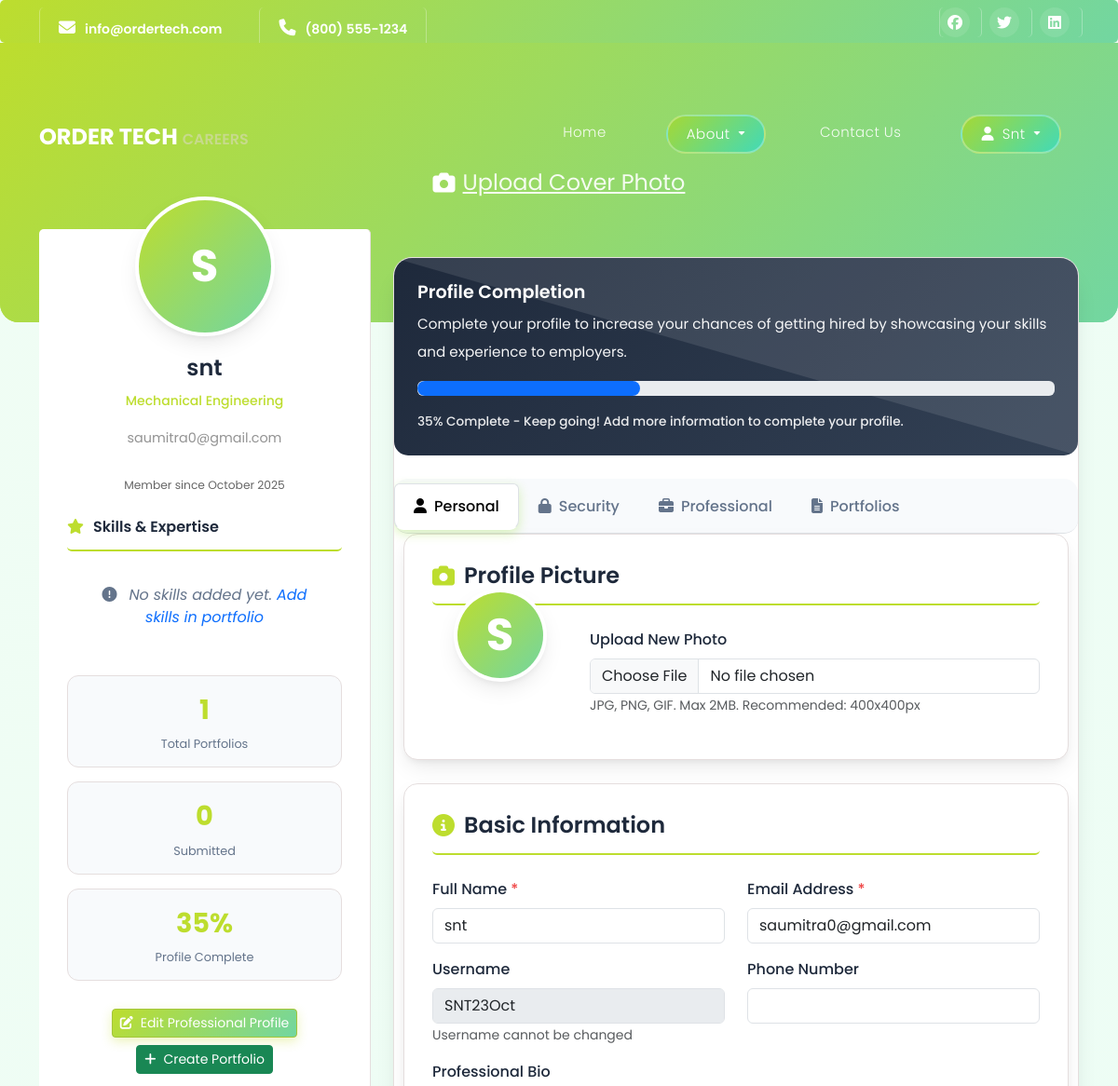
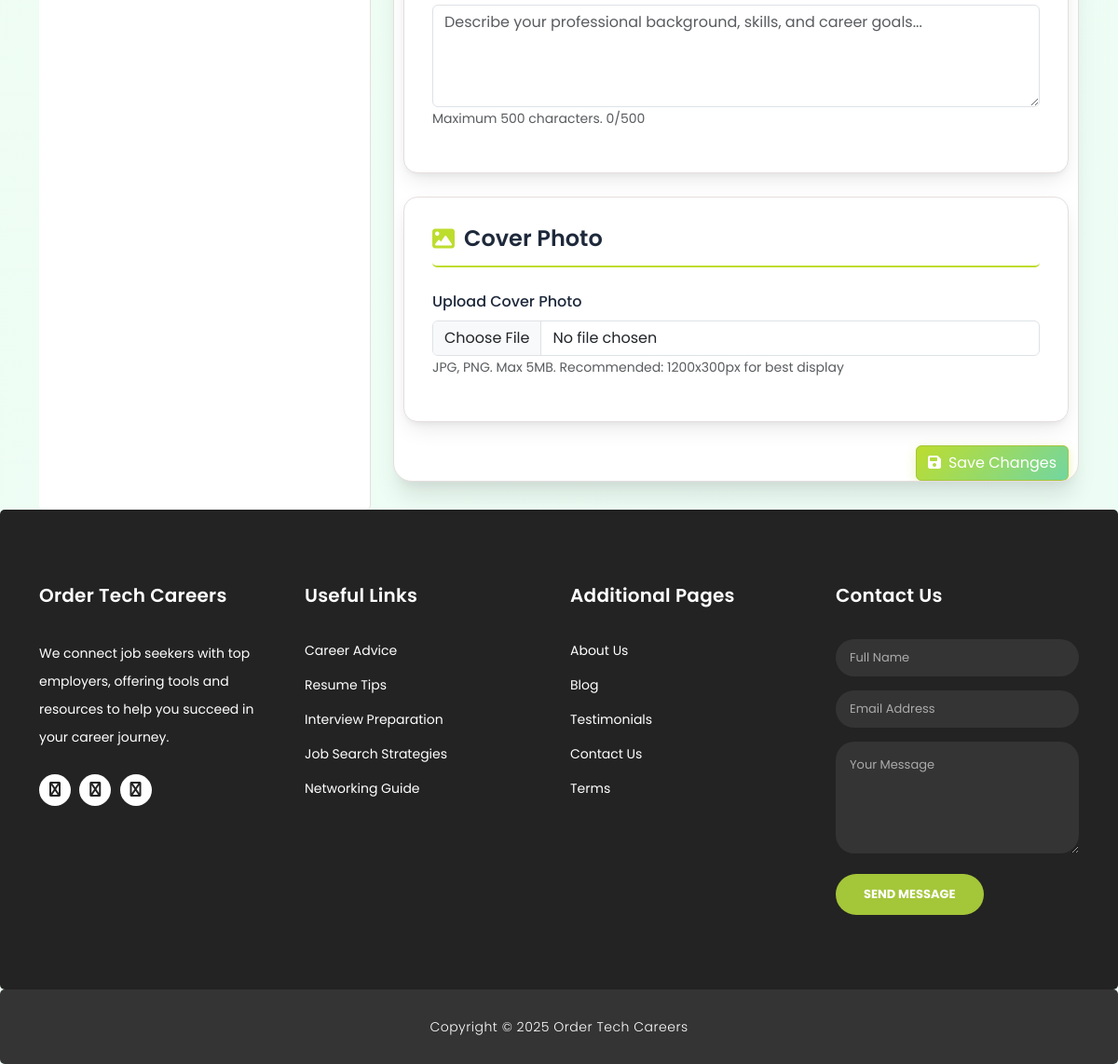
/profile.php (signed in), run on the app's committed database (2 pictures, top to bottom).
### tables this page shows
CREATE TABLE `job_seekers` (
  `id` int(11) NOT NULL,
  `user_id` int(11) NOT NULL,
  `fullname` varchar(100) NOT NULL,
  `email` varchar(100) NOT NULL,
  `username` varchar(50) NOT NULL,
  `password` varchar(255) NOT NULL,
  `created_at` timestamp NOT NULL DEFAULT current_timestamp(),
  `profile_picture` varchar(255) DEFAULT NULL,
  `phone` varchar(20) DEFAULT NULL,
  `bio` text DEFAULT NULL,
  `core_industry` varchar(10) DEFAULT NULL,
  `category` varchar(50) DEFAULT NULL,
  `subcategory` varchar(50) DEFAULT NULL,
  `selected_skills` text DEFAULT NULL,
  `project_management_exp` enum('yes','no') DEFAULT NULL,
  `project_management_skills` text DEFAULT NULL,
  `cross_industry_exp` enum('yes','no') DEFAULT NULL,
  `us_experience` text DEFAULT NULL,
  `india_experience` text DEFAULT NULL,
  `certificates` text DEFAULT NULL,
  `cover_photo` varchar(255) DEFAULT NULL
);

CREATE TABLE `portfolios` (
  `id` int(11) NOT NULL,
  `profile_type` enum('1','2','3') NOT NULL COMMENT '1=US to India, 2=US exp in India, 3=US student to India',
  `full_name` varchar(255) NOT NULL,
  `current_location` varchar(100) NOT NULL,
  `visa_status` varchar(50) DEFAULT NULL,
  `return_purpose` varchar(255) NOT NULL,
  `linkedin_profile` varchar(500) DEFAULT NULL,
  `technical_strengths` text NOT NULL,
  `personal_strengths` text NOT NULL,
  `resume_path` varchar(500) DEFAULT NULL,
  `portfolio_path` varchar(500) DEFAULT NULL,
  `total_experience` decimal(4,1) NOT NULL,
  `current_designation` varchar(255) NOT NULL,
  `location_preference` text NOT NULL,
  `willing_relocate` enum('Yes','No') NOT NULL,
  `languages_spoken` text NOT NULL,
  `email` varchar(255) NOT NULL,
  `country_code` varchar(10) NOT NULL,
  `phone_number` varchar(20) NOT NULL,
  `functions_desired` varchar(255) NOT NULL,
  `current_salary` decimal(12,2) NOT NULL,
  `salary_currency` enum('USD','INR') NOT NULL,
  `availability` varchar(50) NOT NULL,
  `citizenship_status` varchar(100) NOT NULL,
  `additional_info` text DEFAULT NULL,
  `status` enum('pending','completed','under_review','approved','rejected') NOT NULL DEFAULT 'pending',
  `submitted_at` timestamp NOT NULL DEFAULT current_timestamp(),
  `updated_at` timestamp NOT NULL DEFAULT current_timestamp() ON UPDATE current_timestamp(),
  `user_id` int(11) NOT NULL
);

### profile.php (the view, shortened to what the rows shown need)
<?php
require_once 'connection.php';
$user_id = $_SESSION['user_id'] ?? $_SESSION['id'] ?? null;
$user_data = [];
$portfolio_data = [];
try {
    $sql = "SELECT * FROM job_seekers WHERE id = ?";
    $stmt = $pdo->prepare($sql);
    $stmt->execute([$user_id]);
    $user_data = $stmt->fetch(PDO::FETCH_ASSOC);
    if (!$user_data) {
        $error_message = "User profile not found!";
    } else {
        $portfolio_sql = "SELECT * FROM portfolios WHERE user_id = ? ORDER BY submitted_at DESC, updated_at DESC LIMIT 1";
        $portfolio_stmt = $pdo->prepare($portfolio_sql);
        $portfolio_stmt->execute([$user_id]);
        $portfolio_data = $portfolio_stmt->fetch(PDO::FETCH_ASSOC);
    }
} catch (PDOException $e) {
    $error_message = "Error fetching user data: " . $e->getMessage();
}
function getIndustryName($industry_code) {
    $industry_names = [
        'CS' => 'Computer Science',
        'IT' => 'Information Technology',
        'EXTC' => 'Electronics & Telecommunication',
        'Mechanical' => 'Mechanical Engineering',
        'MFG' => 'Manufacturing'
    ];
    return $industry_names[$industry_code] ?? $industry_code;
}
?>
<!DOCTYPE html>
<html lang="en">
<head>
    <link href="vendor/bootstrap/css/bootstrap.min.css" rel="stylesheet">
    <link rel="stylesheet" href="https://cdnjs.cloudflare.com/ajax/libs/font-awesome/6.5.0/css/all.min.css" />
    <link rel="stylesheet" href="assets/css/style.css">
    <link rel="stylesheet" href="assets/css/owl.css">
</head>
<body>
    <?php include 'header.php'; ?>
    <div class="container">
        <div class="row">
            <div class="col-lg-4">
                <div class="profile-sidebar">
                    <div class="profile-avatar">
                        <?php if (!empty($user_data['profile_picture'])): ?>
                            <img src="<?php echo htmlspecialchars($user_data['profile_picture']); ?>" alt="Profile Picture">
                        <?php else: ?>
                            <div class="profile-avatar-placeholder">
                                <?php
                                $initial = strtoupper(substr($user_data['fullname'] ?? 'U', 0, 1));
                                echo $initial;
                                ?>
                            </div>
                        <?php endif; ?>
                    </div>
                    <div class="profile-info">
                        <h3 class="profile-name"><?php echo htmlspecialchars($_SESSION['fullname'] ?? $user_data['fullname'] ?? 'User'); ?></h3>
                        <p class="profile-title">
                            <?php
                            $core_industry = $portfolio_data['core_industry'] ?? $user_data['core_industry'] ?? '';
                            if ($core_industry) {
                                echo htmlspecialchars(getIndustryName($core_industry));
                            } else {
                                echo 'Professional';
                            }
                            ?>
                        </p>
                        <p class="profile-email"><?php echo htmlspecialchars($user_data['email'] ?? ''); ?></p>
                        <p class="mb-0"><small>Member since <?php echo date('F Y', strtotime($user_data['created_at'] ?? 'now')); ?></small></p>
                    </div>
                </div>
            </div>
            <div class="col-lg-8">
                <div class="profile-container">
                    <div class="tab-content" id="profileTabsContent">
                        <div class="tab-pane fade show active" id="personal" role="tabpanel" aria-labelledby="personal-tab">
                            <form method="POST" action="profile.php" enctype="multipart/form-data" id="personalForm">
                                <div class="form-section">
                                    <div class="row align-items-center">
                                        <div class="col-md-3 text-center">
                                            <div class="profile-avatar" style="width: 100px; height: 100px;">
                                                <?php if (!empty($user_data['profile_picture'])): ?>
                                                    <img src="<?php echo htmlspecialchars($user_data['profile_picture']); ?>" alt="Current Profile Picture">
                                                <?php else: ?>
                                                    <div class="profile-avatar-placeholder">
                                                        <?php
                                                        $initial = strtoupper(substr($user_data['fullname'] ?? 'U', 0, 1));
                                                        echo $initial;
                                                        ?>
                                                    </div>
                                                <?php endif; ?>
                                            </div>
                                        </div>
                                    </div>
                                </div>
                                <div class="form-section">
                                    <div class="row">
                                        <div class="col-md-6 mb-3">
                                            <label for="fullname" class="form-label required">Full Name</label>
                                            <input type="text" class="form-control" id="fullname" name="fullname"
                                                   value="<?php echo htmlspecialchars($user_data['fullname'] ?? ''); ?>" required>
                                        </div>
                                        <div class="col-md-6 mb-3">
                                            <label for="email" class="form-label required">Email Address</label>
                                            <input type="email" class="form-control" id="email" name="email"
                                                   value="<?php echo htmlspecialchars($user_data['email'] ?? ''); ?>" required>
                                        </div>
                                    </div>
                                    <div class="row">
                                        <div class="col-md-6 mb-3">
                                            <label for="username" class="form-label">Username</label>
                                            <input type="text" class="form-control" id="username"
                                                   value="<?php echo htmlspecialchars($user_data['username'] ?? ''); ?>" readonly>
                                            <small class="text-muted">Username cannot be changed</small>
                                        </div>
                                    </div>
                                    <div class="mb-3">
                                        <small class="text-muted">Maximum 500 characters. <span id="bio-counter"><?php echo strlen($user_data['bio'] ?? ''); ?>/500</span></small>
                                    </div>
                                </div>
                            </form>
                        </div>
                    </div>
                </div>
            </div>
        </div>
    </div>
    <?php include 'footer.php'; ?>
</body>
</html>

### data on the page
job_seekers: fullname "S", email "saumitra0@gmail.com", created_at "October 2025", fullname "snt", username "SNT23Oct", bio "0"
portfolios: core_industry.core_industry "Mechanical Engineering"

### other printed values
$_SESSION['fullname'] "Snt"
$_SESSION['fullname'] "snt"
$portfolio_stats['total_portfolios'] "1"
$portfolio_stats['submitted_portfolios'] "0"
$profile_completion "35"
